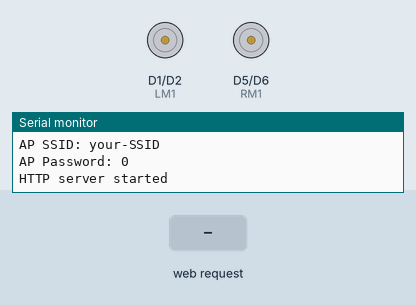
This program was run on a simulated ESP8266 (NodeMCU). Shown: motor-driver pin pairs drawn as motors (green arrow = first pin HIGH = forward, orange = second pin HIGH = backward, longer = more drive, scaled by the enable pin), the last lines printed to the serial monitor. The test bench sets the inputs (shaded band).

Above: at 1.2 s.
1.3 s: HTTP request GET /forward received
At 1.9 s:
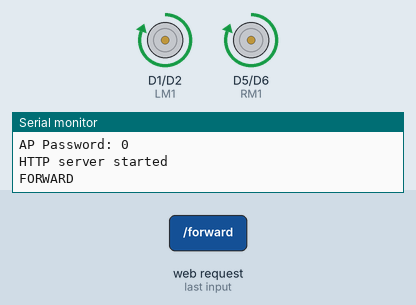
2.8 s: HTTP request GET /backward received
At 4.0 s:
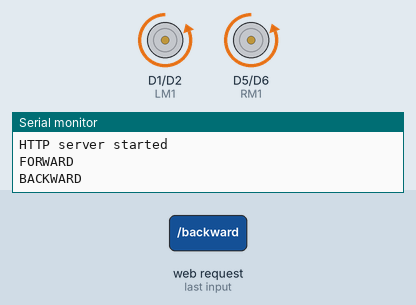
4.3 s: HTTP request GET /left received
At 5.4 s:
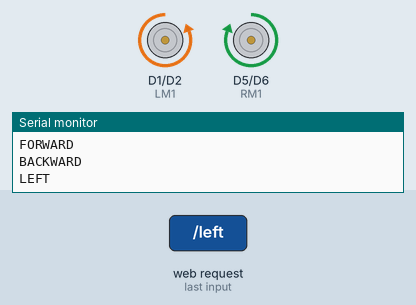
5.8 s: HTTP request GET /right received
At 6.5 s:
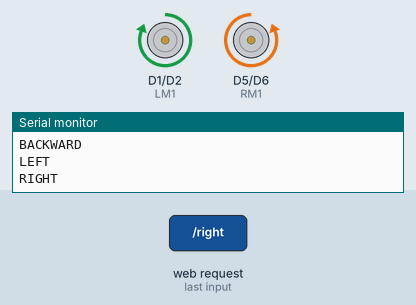
Timing chart, 0 to 8.3 s (numbered marks = the images above; inputs shaded):
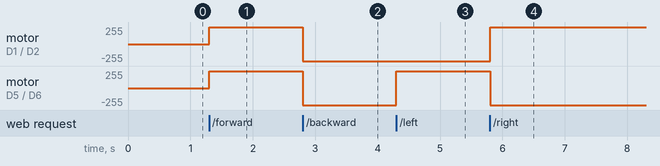

Measured:
- after the input at 1.3 s, motor on D1 (LM1) / D2 (LM2), motor on D5 (RM1) / D6 (RM2): stopped → forward 255/255 at once
- after the input at 2.8 s, motor on D1 (LM1) / D2 (LM2), motor on D5 (RM1) / D6 (RM2): forward 255/255 → backward 255/255 at once
- after the input at 4.3 s, motor on D5 (RM1) / D6 (RM2): backward 255/255 → forward 255/255 at once
- after the input at 5.8 s, motor on D1 (LM1) / D2 (LM2): backward 255/255 → forward 255/255 at once; motor on D5 (RM1) / D6 (RM2): forward 255/255 → backward 255/255 at once

The program:

main.cpp
```cpp
// Programme by Harikesh OP
// GCEK IEEE RAS SB
// CONTACT 23B472@GCEK.AC.IN
// Phone No : 6238622195
#include <Arduino.h>
#include <ESP8266WiFi.h>
#include <ESP8266WebServer.h>

#define LM1 D1
#define LM2 D2
#define RM1 D5
#define RM2 D6

#define ENA D3
#define ENB D4

#define SPEED 255

void forward()
{
  digitalWrite(LM1, HIGH);
  digitalWrite(LM2, LOW);
  digitalWrite(RM1, HIGH);
  digitalWrite(RM2, LOW);
  analogWrite(ENA, SPEED);
  analogWrite(ENB, SPEED);
}
void backward()
{
  digitalWrite(LM1, LOW);
  digitalWrite(LM2, HIGH);
  digitalWrite(RM1, LOW);
  digitalWrite(RM2, HIGH);
  analogWrite(ENA, SPEED);
  analogWrite(ENB, SPEED);
}
void left()
{
  digitalWrite(LM1, LOW);
  digitalWrite(LM2, HIGH);
  digitalWrite(RM1, HIGH);
  digitalWrite(RM2, LOW);
  analogWrite(ENA, SPEED);
  analogWrite(ENB, SPEED);
}
void right()
{
  digitalWrite(LM1, HIGH);
  digitalWrite(LM2, LOW);
  digitalWrite(RM1, LOW);
  digitalWrite(RM2, HIGH);
  analogWrite(ENA, SPEED);
  analogWrite(ENB, SPEED);
}
void stop()
{
  digitalWrite(LM1, LOW);
  digitalWrite(LM2, LOW);
  digitalWrite(RM1, LOW);
  digitalWrite(RM2, LOW);
  analogWrite(ENA, 0);
  analogWrite(ENB, 0);
}

char ssid[] = "your-SSID";     // your network SSID (name)
char pass[] = "your-PASSWORD"; // your network password

ESP8266WebServer server(80);
String html = "<html><head><title>TAG RACE Robot</title>"
              "<style>"
              "body { background:#222; color:#fff; font-family:sans-serif; text-align:center; padding-top:40px; }"
              ".dpad { display:inline-block; }"
              ".row { display:flex; justify-content:center; margin:5px; }"
              ".btn {"
              "  width:70px; height:70px; margin:5px; font-size:20px; border-radius:20px;"
              "  border:none; background:#444; color:#fff; cursor:pointer; transition:background 0.2s;"
              "  box-shadow:0 2px 8px #0006;"
              "}"
              ".btn:active { background:#4CAF50; }"
              ".btn.stop { background:#c62828; }"
              ".btn.stop:active { background:#ff5252; }"
              "</style>"
              "<script>"
              "function send(cmd){ fetch('/'+cmd); }"
              "</script></head><body>"
              "<h1>TAG RACE COMPETITION</h1>"
              "<h2>Robot Control Panel</h2>"
              "<p>Use the buttons below to control the robot.</p>"
              "<div class='dpad'>"
              "  <div class='row'><button class='btn' onclick=\"send('forward')\">&#9650;</button></div>"
              "  <div class='row'>"
              "    <button class='btn' onclick=\"send('left')\">&#9664;</button>"
              "    <button class='btn stop' onclick=\"send('stop')\">&#9632;</button>"
              "    <button class='btn' onclick=\"send('right')\">&#9654;</button>"
              "  </div>"
              "  <div class='row'><button class='btn' onclick=\"send('backward')\">&#9660;</button></div>"
              "</div>"
              "</body></html>";
void handleRoot()
{
  server.send(200, "text/html", html);
}
void handleForward()
{
  Serial.println("FORWARD");
  // Add your motor control code here
  server.send(200, "text/html", html);
  forward();
}
void handleBackward()
{
  Serial.println("BACKWARD");
  // Add your motor control code here
  server.send(200, "text/html", html);
  backward();
}

void handleLeft()
{
  Serial.println("LEFT");
  // Add your motor control code here
  server.send(200, "text/html", html);
  left();
}

void handleRight()
{
  Serial.println("RIGHT");
  // Add your motor control code here
  server.send(200, "text/html", html);
  right();
}

void handleStop()
{
  Serial.println("STOP");
  // Add your motor control code here
  server.send(200, "text/html", html);
  stop();
}
void setup()
{
  pinMode(LM1, OUTPUT);
  pinMode(LM2, OUTPUT);
  pinMode(RM1, OUTPUT);
  pinMode(RM2, OUTPUT);
  pinMode(ENA, OUTPUT);
  pinMode(ENB, OUTPUT);
  // put your setup code here, to run once:
  WiFi.mode(WIFI_AP);
  WiFi.softAP(ssid, pass);

  Serial.begin(115200);
  Serial.println("WiFi Access Point started");
  Serial.print("AP IP address: ");
  Serial.println(WiFi.softAPIP());
  Serial.print("AP SSID: ");
  Serial.println(WiFi.softAPSSID());
  Serial.print("AP Password: ");
  Serial.println(WiFi.softAPPSK());

  server.on("/", handleRoot);
  server.on("/forward", handleForward);
  server.on("/backward", handleBackward);
  server.on("/left", handleLeft);
  server.on("/right", handleRight);
  server.on("/stop", handleStop);

  server.begin();
  Serial.println("HTTP server started");
}

void loop()
{
  // put your main code here, to run repeatedly:
  server.handleClient();
}
```
